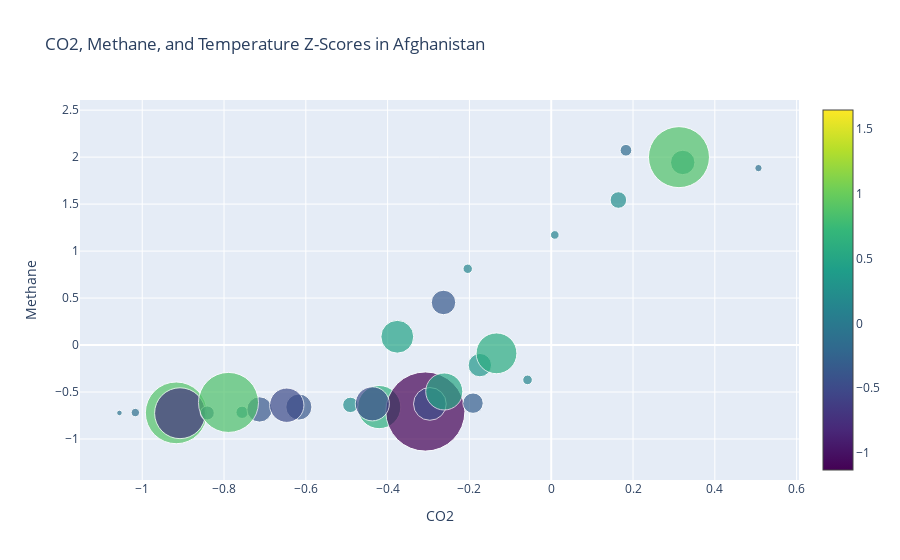

Source (notebook cell):
### Code cell
trace = go.Scatter(
    x=co2_afghanistan['z-score'],
    y=methane_afghanistan['z-score'],
    mode='markers',
    marker=dict(
        size=abs(temperature_afghanistan['Temperature']) * 7,
        sizemode='diameter',
        sizeref=0.1,
        color=temperature_afghanistan['Temperature'],
        colorscale='Viridis',
        showscale=True,
        cmin=temperature_afghanistan['Temperature'].min(),
        cmax=temperature_afghanistan['Temperature'].max()
    ),
    text=co2_afghanistan['z-score'],
    hovertemplate=
    '<b>CO2: %{x}</b><br>'+
    '<b>Methane: %{y}</b><br>'+
    '<b>Temperature Z-Score: %{marker.size}</b><br>',
)

layout = go.Layout(
    title='CO2, Methane, and Temperature Z-Scores in Afghanistan',
    xaxis=dict(title='CO2'),
    yaxis=dict(title='Methane'),
    hovermode='closest',
)

fig = go.Figure(data=[trace], layout=layout)

fig.show()
